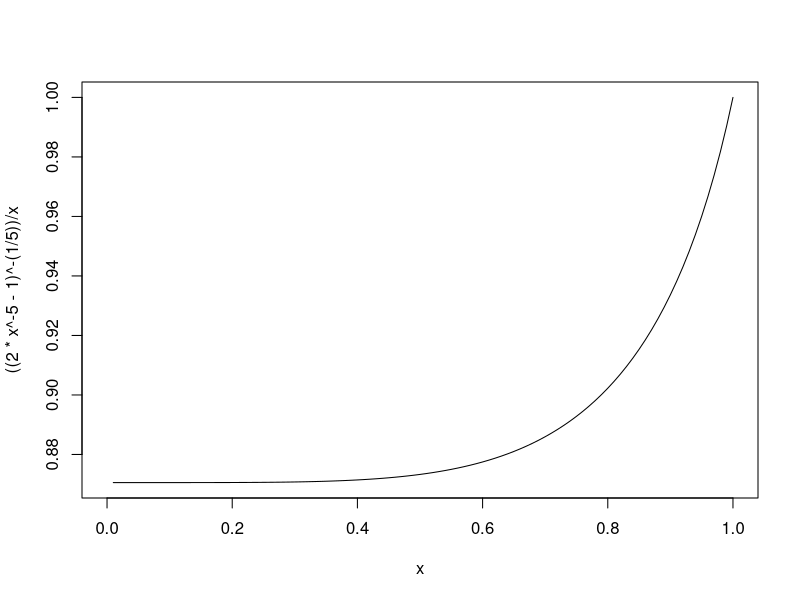
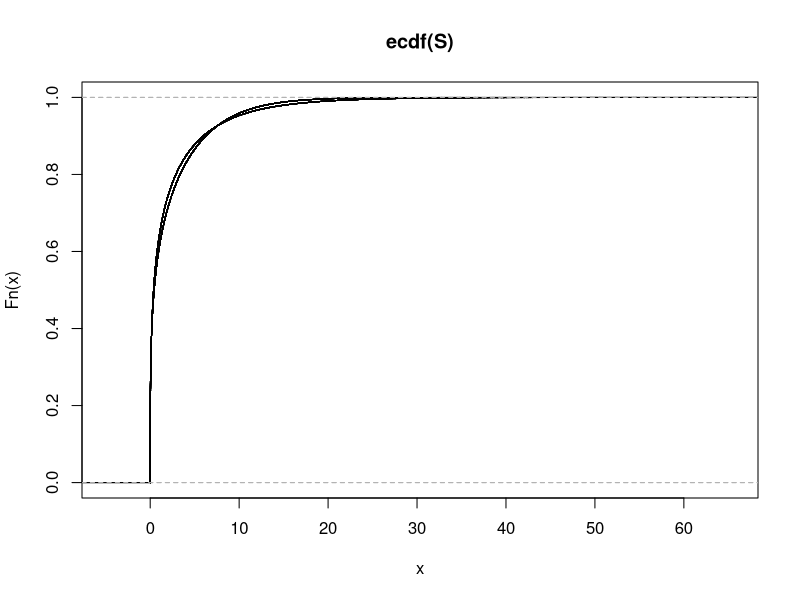
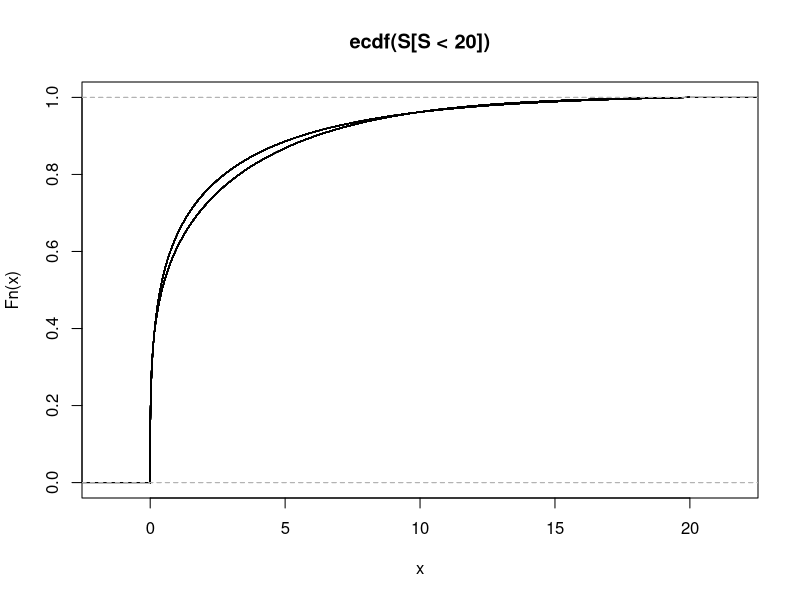

Reproduce these figures in R, in order. (Note: this script raises an error after producing the figures.)
# Code R presente lors du 16 novembre 2017
# Christopher Blier-Wong
# ACT-3000 Theorie du risque

# Plan du depannage -------------------------------------------------------

# Mesures de risque et copules
# Exercices traditionnels
# Anciennes questions d'examen

# Mesures de risque et copules --------------------------------------------

# Cette section montre les solutions des exercices de la section 10.5 du 
# document d'exercice, déposé sur le site du cours le 16 novembre 2017. 

library(pracma)

# 10.5.1 ------------------------------------------------------------------

sapply(c(10**-3, 10**-6), function(kap) ((2 * kap ** -5 - 1) ** -(1 / 5)) / kap)
curve(((2 * x ** -5 - 1) ** -(1 / 5)) / x)
sapply(c(10 ** -3, 10 ** -6), function(kap) (2 * kap - 1 + (2 * (1 - kap) ** -5 - 1) ** -(1 / 5)) / kap)

sapply(c(1 - 10 ** -3, 1 - 10 ** -6), function(kap) (2 * kap - 1 + ((2 * (1 - kap) ** -5 - 1) ** -(1 / 5))) / kap)
# Dépendance très positive aux extrèmes.

sapply(c(1 - 10 ** -3, 1 - 10 ** -3), function(kap) ((2 * (1 - kap) ** -5 - 1) ** -(1 / 5)) / (1 - kap))

# (c) ii

alpha <- 5

C.clayton <- function(u, v) (u ** (-alpha) + v ** (-alpha) - 1) ** (-1 / alpha)
C.clayton.bar <- function(u, v) u + v - 1 + C.clayton(1 - u, 1 - v)

# U_1, U_2

Fu1u2 <- function(u, v) C.clayton(u, v)
Fu1u2.bar <- function(u, v) 1 - u - v + Fu1u2(u, v)
Eu1u2 <- quad2d(Fu1u2.bar, 0, 1, 0, 1)
covu1u2 <- Eu1u2 - 0.5 ** 2
covu1u2 / sqrt(1 / 12 * 1 / 12)

# U_1', U_2'

Fu1u2 <- function(u, v) C.clayton.bar(u, v)
Fu1u2.bar <- function(u, v) 1 - u - v + Fu1u2(u, v)
Eu1u2 <- quad2d(Fu1u2.bar, 0, 1, 0, 1)
covu1u2 <- Eu1u2 - 0.5 ** 2
covu1u2 / sqrt(1 / 12 * 1 / 12)

# (c) iii

EX <- 1
VX <- 4

F1 <- function(x) pgamma(x, 1/4, 1/4)
F2 <- function(x) pgamma(x, 1/4, 1/4)

Fx1x2 <- function(x, y) C.clayton(F1(x), F2(y))
Fx1x2.bar <- function(x, y) 1 - F1(x) - F2(y) + Fx1x2(x, y)
Ex1x2 <- quad2d(Fx1x2.bar, 0, 100, 0, 100)
covx1x2 <- Ex1x2 - EX ** 2
covx1x2 / sqrt(VX ** 2)

Fx1x2 <- function(x, y) C.clayton.bar(F1(x), F2(y))
Fx1x2.bar <- function(x, y) 1 - F1(x) - F2(y) + Fx1x2(x, y)
Ex1x2 <- quad2d(Fx1x2.bar, 0, 100, 0, 100)
covx1x2 <- Ex1x2 - EX ** 2
covx1x2 / sqrt(VX ** 2)

# (c) iv

nsim <- 1000000
set.seed(2017)
vV <- matrix(runif(nsim * 3), nsim, 3, byrow = T)
vTheta <- qgamma(vV[, 1], 1 / alpha, 1)
vY <- sapply(1:2, function(t) qexp(vV[, t + 1], vTheta))
vU <- (1 + vY) ** (-1 / alpha)

(mean(vU[, 1] * vU[, 2]) - prod(colMeans(vU))) / sqrt( var(vU[, 1]) * var(vU[, 2]) )

# (c) v

vU.prime <- 1 - vU
(mean(vU.prime[, 1] * vU.prime[, 2]) - prod(colMeans(vU.prime))) / sqrt( var(vU.prime[, 1]) * var(vU.prime[, 2]) )

# (c) vi

X1X2 <- qgamma(vU, 1 / 4, 1 / 4)
X1X2.prime <- qgamma(vU.prime, 1 / 4, 1 / 4)

# (c) vii

S <- rowSums(X1X2)
S.prime <- rowSums(X1X2.prime)


plot(ecdf(S))
plot(ecdf(S.prime), add = TRUE)


plot(ecdf(S[S < 20]))
plot(ecdf(S.prime[S.prime < 20]), add = TRUE)

# (c) viii

(VaRS <- sapply(c(0.9, 0.99, 0.999, 0.9999), function(t) sort(S)[t * nsim]))
(VaRS.prime <- sapply(c(0.9, 0.99, 0.999, 0.9999), function(t) sort(S.prime)[t * nsim]))

(TVaRS <- sapply(VaRS, function(t) mean(S[S > t])))
(TVaRS <- sapply(VaRS.prime, function(t) mean(S.prime[S.prime > t])))

# Effectuer les calculs suivants pour les deux hypothèses et pour alpha tel que rhoP = 0.5

F1 <- function(x) pgamma(x, 1/4, 1/4)
F2 <- function(x) pgamma(x, 1/4, 1/4)

rhox1x2 <- function(alpha){
  C.clayton <- function(u, v) (u ** (-alpha) + v ** (-alpha) - 1) ** (-1 / alpha)
  Fx1x2 <- function(x, y) C.clayton(F1(x), F2(y))
  Fx1x2.bar <- function(x, y) 1 - F1(x) - F2(y) + Fx1x2(x, y)
  Ex1x2 <- quad2d(Fx1x2.bar, 0, 100, 0, 100)
  covx1x2 <- Ex1x2 - EX ** 2
  covx1x2 / sqrt(VX ** 2)
}

TrouverAlpha <- function(rho){
  optimize(function(x) abs(rhox1x2(x) - rho), c(0, 10))$minimum
}

(alpha <- TrouverAlpha(0.5))

# (c) iv

nsim <- 1000000
set.seed(2017)
vV <- matrix(runif(nsim * 3), nsim, 3, byrow = T)
vTheta <- qgamma(vV[, 1], 1 / alpha, 1)
vY <- sapply(1:2, function(t) qexp(vV[, t + 1], vTheta))
vU <- (1 + vY) ** (-1 / alpha)

# (c) vi

X1X2 <- qgamma(vU, 1 / 4, 1 / 4)


# (c) vii

S <- rowSums(X1X2)

rhox1x2 <- function(alpha){
  C.clayton <- function(u, v) (u ** (-alpha) + v ** (-alpha) - 1) ** (-1 / alpha)
  C.clayton.bar <- function(u, v) u + v - 1 + C.clayton(1 - u, 1 - v)
  Fx1x2 <- function(x, y) C.clayton.bar(F1(x), F2(y))
  Fx1x2.bar <- function(x, y) 1 - F1(x) - F2(y) + Fx1x2(x, y)
  Ex1x2 <- quad2d(Fx1x2.bar, 0, 100, 0, 100)
  covx1x2 <- Ex1x2 - EX ** 2
  covx1x2 / sqrt(VX ** 2)
}

TrouverAlpha <- function(rho){
  optimize(function(x) abs(rhox1x2(x) - rho), c(0, 10))$minimum
}

(alpha <- TrouverAlpha(0.5))

# (c) iv

nsim <- 1000000
set.seed(2017)
vV <- matrix(runif(nsim * 3), nsim, 3, byrow = T)
vTheta <- qgamma(vV[, 1], 1 / alpha, 1)
vY <- sapply(1:2, function(t) qexp(vV[, t + 1], vTheta))
vU2 <- (1 + vY) ** (-1 / alpha)

# (c) v

vU.prime <- 1 - vU2


# (c) vi

X1X2.prime <- qgamma(vU.prime, 1 / 4, 1 / 4)

# (c) vii

S.prime <- rowSums(X1X2.prime)

# plot(ecdf(S))
# plot(ecdf(S.prime), add = TRUE)

# (c) viii

(mean(vU[, 1] * vU[, 2]) - prod(colMeans(vU))) / sqrt( var(vU[, 1]) * var(vU[, 2]) )
(mean(vU.prime[, 1] * vU.prime[, 2]) - prod(colMeans(vU.prime))) / sqrt( var(vU.prime[, 1]) * var(vU.prime[, 2]) )

mean(S)
mean(S.prime)
var(S)
var(S.prime)

(VaRS <- sapply(c(0.9, 0.99, 0.999, 0.9999), function(t) sort(S)[t * nsim]))
(VaRS.prime <- sapply(c(0.9, 0.99, 0.999, 0.9999), function(t) sort(S.prime)[t * nsim]))

(TVaRS <- sapply(VaRS, function(t) mean(S[S > t])))
(TVaRS <- sapply(VaRS.prime, function(t) mean(S.prime[S.prime > t])))



# 10.5.2 ------------------------------------------------------------------

# cas Clayton

F1 <- function(x) 1 - exp(-x)
F2 <- function(x) 1 - (1.5 / (1.5 + x)) ** 2.5
F3 <- function(x) 1 - (0.5 / (0.5 + x)) ** 1.5

q1 <- function(u) - log(1 - u)
q2 <- function(u) 1.5 * ((1 - u) ** (- 1 / 2.5) - 1)
q3 <- function(u) 0.5 * ((1 - u) ** (- 1 / 1.5) - 1)

F1(q1(0.5)) # check
F2(q2(0.5))
F3(q3(0.5))

m <- 1000000
Questions <- function(Fi, qi, j){
  n <- 10 ** j
  Ex <- integrate(function(t) 1 - Fi(t), 0, 1000)$value
  print(paste("L'espérance est", Ex))
  set.seed(2017)
  vV <- matrix(runif((n + 1) * m), nrow = m, n + 1, byrow = TRUE)
  vTheta <- qgamma(vV[, 1], 1 / alpha, 1)
  vY <- sapply(1:n, function(t) qexp(vV[, t + 1], vTheta))
  vU <- (1 + vY) ** (-1 / alpha)
  
  vX <- qi(vU)
  vX.prime <- qi(1-vU)
  vW <- rowSums(vX)
  vW.prime <- rowSums(vX.prime)
  
  print(paste("La moyenne empirique de W est", mean(vW)))
  print(paste("La moyenne empirique de W' est", mean(vW.prime)))
  
  tryCatch({ # La variance n'existe pas pour F3
    print(paste("L'écart type empirique de W est", var(vW)))
    print(paste("L'écart type empirique de W' est", var(vW.prime)))
  }, error = function(e) print("La variance n'existe pas."))
  kappas <- 1 - 10 ** (-2 *(1:3))
  
  print(paste0("P(Wn >F^-1(", kappas, ") = ", sapply(kappas, function(t) mean(vW > qi(t)))))
  print(paste0("P(Wn' >F^-1(", kappas, ") = ", sapply(kappas, function(t) mean(vW.prime > qi(t)))))
  
  print(paste0("VaR_", kappas, "(Wn) = ", sapply(kappas, function(t) vW[m * t])))
  print(paste0("VaR_", kappas, "(Wn') = ", sapply(kappas, function(t) vW.prime[m * t])))
  
  print(paste0("VaR_", kappas, "(Wn) = ", sapply(kappas, function(t) mean(vW[vW > vW[m * t]]))))
  print(paste0("VaR_", kappas, "(Wn') = ", sapply(kappas, function(t) mean(vW.prime[vW.prime > vW.prime[m * t]]))))
}

Questions(F1, q1, 1)
Questions(F2, q2, 1)
Questions(F3, q3, 1)

Questions(F3, q3, 6)
7450.6 / 1024
